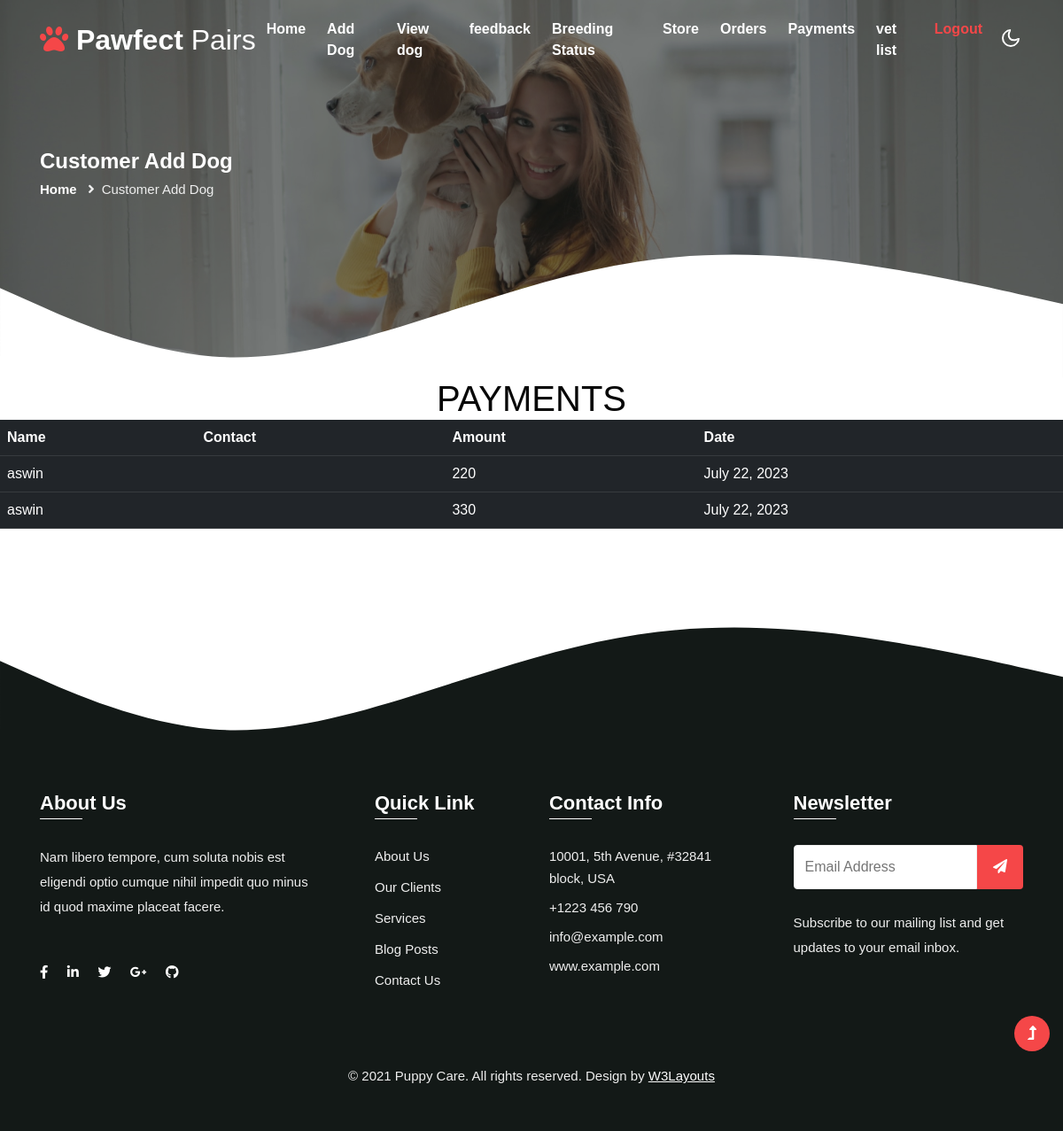
/cusPayments (signed in), run on the app's committed database.
### breederapp/models.py (models this page shows)
class Payment(models.Model):
    uid = models.ForeignKey(Customer,on_delete=models.CASCADE)
    amt = models.IntegerField()
    date = models.DateField(auto_now_add=True)

class Customer(models.Model):
    name = models.CharField(max_length=255)
    email = models.EmailField()
    place = models.CharField(max_length=255)
    phone = models.CharField(max_length=20)
    district = models.CharField(max_length=255)
    password=models.CharField(max_length=100,default=0)
    status=models.CharField(max_length=100,default='pending')
    user=models.ForeignKey(Login,on_delete=models.CASCADE,null=True)

### breederapp/views.py (the view)
# urls.py: path('cusPayments',views.cusPayments),
def cusPayments(request):
    id = request.session["uid"]
    data = Payment.objects.filter(uid__user__id = id).order_by("-id")
    return render(request,"cusPayments.html",{"data":data})

### templates/cusPayments.html (shortened to what this page needs)
{% extends 'common/customercommon.html' %}
{% load static %}
{% block header %}
<section class="inner-banner py-5">
    <div class="w3l-breadcrumb py-lg-5">
        <div class="container pt-4 pb-sm-4">
            <h4 class="inner-text-title font-weight-bold pt-sm-5 pt-4">Customer Add Dog</h4>
            <ul class="breadcrumbs-custom-path">
                <li><a href="../customerhome">Home</a></li>
                <li class="active"><i class="fas fa-angle-right mx-2"></i>Customer Add Dog</li>
            </ul>
        </div>
    </div>
    <div class="shape">
        <svg xmlns="{% static 'http://www.w3.org/2000/svg' %}" viewBox="0 0 1440 280">
            <path fill-opacity="1">
                <animate attributeName="d" dur="20000ms" repeatCount="indefinite"
                    values="M0,160L48,181.3C96,203,192,245,288,261.3C384,277,480,267,576,234.7C672,203,768,149,864,117.3C960,85,1056,75,1152,90.7C1248,107,1344,149,1392,170.7L1440,192L1440,320L1392,320C1344,320,1248,320,1152,320C1056,320,960,320,864,320C768,320,672,320,576,320C480,320,384,320,288,320C192,320,96,320,48,320L0,320Z; M0,160L48,181.3C96,203,192,245,288,234.7C384,224,480,160,576,133.3C672,107,768,117,864,138.7C960,160,1056,192,1152,197.3C1248,203,1344,181,1392,170.7L1440,160L1440,320L1392,320C1344,320,1248,320,1152,320C1056,320,960,320,864,320C768,320,672,320,576,320C480,320,384,320,288,320C192,320,96,320,48,320L0,320Z;												 M0,64L48,74.7C96,85,192,107,288,133.3C384,160,480,192,576,170.7C672,149,768,75,864,80C960,85,1056,171,1152,181.3C1248,192,1344,128,1392,96L1440,64L1440,320L1392,320C1344,320,1248,320,1152,320C1056,320,960,320,864,320C768,320,672,320,576,320C480,320,384,320,288,320C192,320,96,320,48,320L0,320Z;
                                             M0,160L48,181.3C96,203,192,245,288,261.3C384,277,480,267,576,234.7C672,203,768,149,864,117.3C960,85,1056,75,1152,90.7C1248,107,1344,149,1392,170.7L1440,192L1440,320L1392,320C1344,320,1248,320,1152,320C1056,320,960,320,864,320C768,320,672,320,576,320C480,320,384,320,288,320C192,320,96,320,48,320L0,320Z;" />
            </path>
        </svg>
    </div>
</section>
<center><h1 style="font-family: 'Franklin Gothic Medium', 'Arial Narrow', Arial, sans-serif;">PAYMENTS</h1></center>
<table class="table table-hover table-primary table-dark">
    <tr>
        <th>Name</th>
        <th>Contact</th>
        <th>Amount</th>
        <th>Date</th>
    </tr>
    {% for d in data %}
    <tr>
        <td>{{d.uid.name}}</td>
        <td>{{d.uid.contact}}</td>
        <td>{{d.amt}}</td>
        <td>{{d.date}}</td>
    </tr>
    {% endfor %}
</table>
{% endblock %}

### data on the page
Payment: uid.name "aswin", amt "220", date "July 22, 2023"
Payment: uid.name "aswin", amt "330", date "July 22, 2023"
